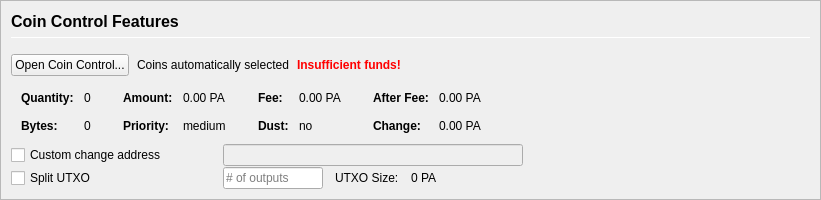
         <widget class="QFrame" name="frameCoinControl">
          <property name="sizePolicy">
           <sizepolicy hsizetype="Expanding" vsizetype="Expanding">
            <horstretch>0</horstretch>
            <verstretch>0</verstretch>
           </sizepolicy>
          </property>
          <property name="maximumSize">
           <size>
            <width>16777215</width>
            <height>16777215</height>
           </size>
          </property>
          <property name="frameShape">
           <enum>QFrame::StyledPanel</enum>
          </property>
          <property name="frameShadow">
           <enum>QFrame::Sunken</enum>
          </property>
          <layout class="QVBoxLayout" name="verticalLayoutCoinControl2">
           <property name="spacing">
            <number>0</number>
           </property>
           <property name="margin">
            <number>0</number>
           </property>
           <item>
            <widget class="QFrame" name="frameCoinControl_BG">
             <layout class="QVBoxLayout" name="verticalLayoutCoinControl" stretch="0,0,0,0,0,0">
              <property name="spacing">
               <number>1</number>
              </property>
              <property name="leftMargin">
               <number>10</number>
              </property>
              <property name="topMargin">
               <number>10</number>
              </property>
              <item>
               <layout class="QHBoxLayout" name="horizontalLayoutCoinControl1">
                <property name="bottomMargin">
                 <number>15</number>
                </property>
                <item>
                 <layout class="QVBoxLayout" name="verticalLayout_3">
                  <property name="spacing">
                   <number>6</number>
                  </property>
                  <item>
                   <widget class="QLabel" name="labelCoinControlFeatures">
                    <property name="sizePolicy">
                     <sizepolicy hsizetype="Preferred" vsizetype="Maximum">
                      <horstretch>0</horstretch>
                      <verstretch>0</verstretch>
                     </sizepolicy>
                    </property>
                    <property name="minimumSize">
                     <size>
                      <width>0</width>
                      <height>20</height>
                     </size>
                    </property>
                    <property name="font">
                     <font>
                      <pointsize>12</pointsize>
                      <weight>75</weight>
                      <bold>true</bold>
                     </font>
                    </property>
                    <property name="styleSheet">
                     <string notr="true">font-weight:bold;</string>
                    </property>
                    <property name="text">
                     <string>Coin Control Features</string>
                    </property>
                   </widget>
                  </item>
                  <item>
                   <widget class="Line" name="line">
                    <property name="minimumSize">
                     <size>
                      <width>0</width>
                      <height>1</height>
                     </size>
                    </property>
                    <property name="maximumSize">
                     <size>
                      <width>16777215</width>
                      <height>1</height>
                     </size>
                    </property>
                    <property name="orientation">
                     <enum>Qt::Horizontal</enum>
                    </property>
                   </widget>
                  </item>
                 </layout>
                </item>
               </layout>
              </item>
              <item>
               <layout class="QHBoxLayout" name="horizontalLayoutCoinControl2" stretch="0,0,0,0">
                <property name="spacing">
                 <number>8</number>
                </property>
                <property name="bottomMargin">
                 <number>10</number>
                </property>
                <item>
                 <widget class="QPushButton" name="pushButtonCoinControl">
                  <property name="styleSheet">
                   <string notr="true"/>
                  </property>
                  <property name="text">
                   <string>Open Coin Control...</string>
                  </property>
                  <property name="autoDefault">
                   <bool>false</bool>
                  </property>
                 </widget>
                </item>
                <item>
                 <widget class="QLabel" name="labelCoinControlAutomaticallySelected">
                  <property name="text">
                   <string>Coins automatically selected</string>
                  </property>
                  <property name="margin">
                   <number>5</number>
                  </property>
                 </widget>
                </item>
                <item>
                 <widget class="QLabel" name="labelCoinControlInsuffFunds">
                  <property name="font">
                   <font>
                    <weight>75</weight>
                    <bold>true</bold>
                   </font>
                  </property>
                  <property name="styleSheet">
                   <string notr="true">color:red;font-weight:bold;</string>
                  </property>
                  <property name="text">
                   <string>Insufficient funds!</string>
                  </property>
                  <property name="margin">
                   <number>5</number>
                  </property>
                 </widget>
                </item>
                <item>
                 <spacer name="horizontalSpacerCoinControl">
                  <property name="orientation">
                   <enum>Qt::Horizontal</enum>
                  </property>
                  <property name="sizeHint" stdset="0">
                   <size>
                    <width>40</width>
                    <height>1</height>
                   </size>
                  </property>
                 </spacer>
                </item>
               </layout>
              </item>
              <item>
               <widget class="QWidget" name="widgetCoinControl" native="true">
                <property name="sizePolicy">
                 <sizepolicy hsizetype="Preferred" vsizetype="Preferred">
                  <horstretch>0</horstretch>
                  <verstretch>0</verstretch>
                 </sizepolicy>
                </property>
                <property name="minimumSize">
                 <size>
                  <width>0</width>
                  <height>0</height>
                 </size>
                </property>
                <property name="styleSheet">
                 <string notr="true"/>
                </property>
                <layout class="QHBoxLayout" name="horizontalLayoutCoinControl5">
                 <property name="margin">
                  <number>0</number>
                 </property>
                 <item>
                  <layout class="QHBoxLayout" name="horizontalLayoutCoinControl3" stretch="0,0,0,1">
                   <property name="spacing">
                    <number>20</number>
                   </property>
                   <property name="topMargin">
                    <number>0</number>
                   </property>
                   <property name="bottomMargin">
                    <number>10</number>
                   </property>
                   <item>
                    <layout class="QFormLayout" name="formLayoutCoinControl1">
                     <property name="horizontalSpacing">
                      <number>10</number>
                     </property>
                     <property name="verticalSpacing">
                      <number>14</number>
                     </property>
                     <property name="leftMargin">
                      <number>10</number>
                     </property>
                     <property name="topMargin">
                      <number>4</number>
                     </property>
                     <property name="rightMargin">
                      <number>6</number>
                     </property>
                     <item row="0" column="0">
                      <widget class="QLabel" name="labelCoinControlQuantityText">
                       <property name="font">
                        <font>
                         <weight>75</weight>
                         <bold>true</bold>
                        </font>
                       </property>
                       <property name="text">
                        <string>Quantity:</string>
                       </property>
                       <property name="margin">
                        <number>0</number>
                       </property>
                      </widget>
                     </item>
                     <item row="0" column="1">
                      <widget class="QLabel" name="labelCoinControlQuantity">
                       <property name="cursor">
                        <cursorShape>IBeamCursor</cursorShape>
                       </property>
                       <property name="contextMenuPolicy">
                        <enum>Qt::ActionsContextMenu</enum>
                       </property>
                       <property name="text">
                        <string notr="true">0</string>
                       </property>
                       <property name="margin">
                        <number>0</number>
                       </property>
                       <property name="textInteractionFlags">
                        <set>Qt::LinksAccessibleByMouse|Qt::TextSelectableByKeyboard|Qt::TextSelectableByMouse</set>
                       </property>
                      </widget>
                     </item>
                     <item row="1" column="0">
                      <widget class="QLabel" name="labelCoinControlBytesText">
                       <property name="font">
                        <font>
                         <weight>75</weight>
                         <bold>true</bold>
                        </font>
                       </property>
                       <property name="text">
                        <string>Bytes:</string>
                       </property>
                      </widget>
                     </item>
                     <item row="1" column="1">
                      <widget class="QLabel" name="labelCoinControlBytes">
                       <property name="cursor">
                        <cursorShape>IBeamCursor</cursorShape>
                       </property>
                       <property name="contextMenuPolicy">
                        <enum>Qt::ActionsContextMenu</enum>
                       </property>
                       <property name="text">
                        <string notr="true">0</string>
                       </property>
                       <property name="textInteractionFlags">
                        <set>Qt::LinksAccessibleByMouse|Qt::TextSelectableByKeyboard|Qt::TextSelectableByMouse</set>
                       </property>
                      </widget>
                     </item>
                    </layout>
                   </item>
                   <item>
                    <layout class="QFormLayout" name="formLayoutCoinControl2">
                     <property name="horizontalSpacing">
                      <number>10</number>
                     </property>
                     <property name="verticalSpacing">
                      <number>14</number>
                     </property>
                     <property name="leftMargin">
                      <number>6</number>
                     </property>
                     <property name="topMargin">
                      <number>4</number>
                     </property>
                     <property name="rightMargin">
                      <number>6</number>
                     </property>
                     <item row="0" column="0">
                      <widget class="QLabel" name="labelCoinControlAmountText">
                       <property name="font">
                        <font>
                         <weight>75</weight>
                         <bold>true</bold>
                        </font>
                       </property>
                       <property name="text">
                        <string>Amount:</string>
                       </property>
                       <property name="margin">
                        <number>0</number>
                       </property>
                      </widget>
                     </item>
                     <item row="0" column="1">
                      <widget class="QLabel" name="labelCoinControlAmount">
                       <property name="cursor">
                        <cursorShape>IBeamCursor</cursorShape>
                       </property>
                       <property name="contextMenuPolicy">
                        <enum>Qt::ActionsContextMenu</enum>
                       </property>
                       <property name="text">
                        <string notr="true">0.00 PA</string>
                       </property>
                       <property name="textInteractionFlags">
                        <set>Qt::LinksAccessibleByMouse|Qt::TextSelectableByKeyboard|Qt::TextSelectableByMouse</set>
                       </property>
                      </widget>
                     </item>
                     <item row="1" column="0">
                      <widget class="QLabel" name="labelCoinControlPriorityText">
                       <property name="font">
                        <font>
                         <weight>75</weight>
                         <bold>true</bold>
                        </font>
                       </property>
                       <property name="text">
                        <string>Priority:</string>
                       </property>
                      </widget>
                     </item>
                     <item row="1" column="1">
                      <widget class="QLabel" name="labelCoinControlPriority">
                       <property name="cursor">
                        <cursorShape>IBeamCursor</cursorShape>
                       </property>
                       <property name="contextMenuPolicy">
                        <enum>Qt::ActionsContextMenu</enum>
                       </property>
                       <property name="text">
                        <string>medium</string>
                       </property>
                       <property name="textInteractionFlags">
                        <set>Qt::LinksAccessibleByMouse|Qt::TextSelectableByKeyboard|Qt::TextSelectableByMouse</set>
                       </property>
                      </widget>
                     </item>
                    </layout>
                   </item>
                   <item>
                    <layout class="QFormLayout" name="formLayoutCoinControl3">
                     <property name="horizontalSpacing">
                      <number>10</number>
                     </property>
                     <property name="verticalSpacing">
                      <number>14</number>
                     </property>
                     <property name="leftMargin">
                      <number>6</number>
                     </property>
                     <property name="topMargin">
                      <number>4</number>
                     </property>
                     <property name="rightMargin">
                      <number>6</number>
                     </property>
                     <item row="0" column="0">
                      <widget class="QLabel" name="labelCoinControlFeeText">
                       <property name="font">
                        <font>
                         <weight>75</weight>
                         <bold>true</bold>
                        </font>
                       </property>
                       <property name="text">
                        <string>Fee:</string>
                       </property>
                       <property name="margin">
                        <number>0</number>
                       </property>
                      </widget>
                     </item>
                     <item row="0" column="1">
                      <widget class="QLabel" name="labelCoinControlFee">
                       <property name="cursor">
                        <cursorShape>IBeamCursor</cursorShape>
                       </property>
                       <property name="contextMenuPolicy">
                        <enum>Qt::ActionsContextMenu</enum>
                       </property>
                       <property name="text">
                        <string notr="true">0.00 PA</string>
                       </property>
                       <property name="textInteractionFlags">
                        <set>Qt::LinksAccessibleByMouse|Qt::TextSelectableByKeyboard|Qt::TextSelectableByMouse</set>
                       </property>
                      </widget>
                     </item>
                     <item row="1" column="0">
                      <widget class="QLabel" name="labelCoinControlLowOutputText">
                       <property name="font">
                        <font>
                         <weight>75</weight>
                         <bold>true</bold>
                        </font>
                       </property>
                       <property name="text">
                        <string>Dust:</string>
                       </property>
                      </widget>
                     </item>
                     <item row="1" column="1">
                      <widget class="QLabel" name="labelCoinControlLowOutput">
                       <property name="cursor">
                        <cursorShape>IBeamCursor</cursorShape>
                       </property>
                       <property name="contextMenuPolicy">
                        <enum>Qt::ActionsContextMenu</enum>
                       </property>
                       <property name="text">
                        <string>no</string>
                       </property>
                       <property name="textInteractionFlags">
                        <set>Qt::LinksAccessibleByMouse|Qt::TextSelectableByKeyboard|Qt::TextSelectableByMouse</set>
                       </property>
                      </widget>
                     </item>
                    </layout>
                   </item>
                   <item>
                    <layout class="QFormLayout" name="formLayoutCoinControl4">
                     <property name="horizontalSpacing">
                      <number>10</number>
                     </property>
                     <property name="verticalSpacing">
                      <number>14</number>
                     </property>
                     <property name="leftMargin">
                      <number>6</number>
                     </property>
                     <property name="topMargin">
                      <number>4</number>
                     </property>
                     <property name="rightMargin">
                      <number>6</number>
                     </property>
                     <item row="0" column="0">
                      <widget class="QLabel" name="labelCoinControlAfterFeeText">
                       <property name="font">
                        <font>
                         <weight>75</weight>
                         <bold>true</bold>
                        </font>
                       </property>
                       <property name="text">
                        <string>After Fee:</string>
                       </property>
                       <property name="margin">
                        <number>0</number>
                       </property>
                      </widget>
                     </item>
                     <item row="0" column="1">
                      <widget class="QLabel" name="labelCoinControlAfterFee">
                       <property name="cursor">
                        <cursorShape>IBeamCursor</cursorShape>
                       </property>
                       <property name="contextMenuPolicy">
                        <enum>Qt::ActionsContextMenu</enum>
                       </property>
                       <property name="text">
                        <string notr="true">0.00 PA</string>
                       </property>
                       <property name="textInteractionFlags">
                        <set>Qt::LinksAccessibleByMouse|Qt::TextSelectableByKeyboard|Qt::TextSelectableByMouse</set>
                       </property>
                      </widget>
                     </item>
                     <item row="1" column="0">
                      <widget class="QLabel" name="labelCoinControlChangeText">
                       <property name="font">
                        <font>
                         <weight>75</weight>
                         <bold>true</bold>
                        </font>
                       </property>
                       <property name="text">
                        <string>Change:</string>
                       </property>
                      </widget>
                     </item>
                     <item row="1" column="1">
                      <widget class="QLabel" name="labelCoinControlChange">
                       <property name="cursor">
                        <cursorShape>IBeamCursor</cursorShape>
                       </property>
                       <property name="contextMenuPolicy">
                        <enum>Qt::ActionsContextMenu</enum>
                       </property>
                       <property name="text">
                        <string notr="true">0.00 PA</string>
                       </property>
                       <property name="textInteractionFlags">
                        <set>Qt::LinksAccessibleByMouse|Qt::TextSelectableByKeyboard|Qt::TextSelectableByMouse</set>
                       </property>
                      </widget>
                     </item>
                    </layout>
                   </item>
                  </layout>
                 </item>
                </layout>
               </widget>
              </item>
              <item>
               <layout class="QHBoxLayout" name="horizontalLayoutCoinControl4">
                <property name="spacing">
                 <number>12</number>
                </property>
                <property name="sizeConstraint">
                 <enum>QLayout::SetDefaultConstraint</enum>
                </property>
                <property name="topMargin">
                 <number>0</number>
                </property>
                <property name="rightMargin">
                 <number>0</number>
                </property>
                <item>
                 <widget class="QCheckBox" name="checkBoxCoinControlChange">
                  <property name="sizePolicy">
                   <sizepolicy hsizetype="Preferred" vsizetype="Preferred">
                    <horstretch>0</horstretch>
                    <verstretch>0</verstretch>
                   </sizepolicy>
                  </property>
                  <property name="minimumSize">
                   <size>
                    <width>200</width>
                    <height>0</height>
                   </size>
                  </property>
                  <property name="maximumSize">
                   <size>
                    <width>200</width>
                    <height>16777215</height>
                   </size>
                  </property>
                  <property name="toolTip">
                   <string>If this is activated, but the change address is empty or invalid, change will be sent to a newly generated address.</string>
                  </property>
                  <property name="text">
                   <string>Custom change address</string>
                  </property>
                 </widget>
                </item>
                <item>
                 <widget class="QValidatedLineEdit" name="lineEditCoinControlChange">
                  <property name="enabled">
                   <bool>false</bool>
                  </property>
                  <property name="sizePolicy">
                   <sizepolicy hsizetype="Preferred" vsizetype="Preferred">
                    <horstretch>0</horstretch>
                    <verstretch>0</verstretch>
                   </sizepolicy>
                  </property>
                  <property name="minimumSize">
                   <size>
                    <width>300</width>
                    <height>0</height>
                   </size>
                  </property>
                 </widget>
                </item>
                <item>
                 <widget class="QLabel" name="labelCoinControlChangeLabel">
                  <property name="sizePolicy">
                   <sizepolicy hsizetype="Preferred" vsizetype="Preferred">
                    <horstretch>0</horstretch>
                    <verstretch>0</verstretch>
                   </sizepolicy>
                  </property>
                  <property name="minimumSize">
                   <size>
                    <width>100</width>
                    <height>0</height>
                   </size>
                  </property>
                  <property name="text">
                   <string/>
                  </property>
                  <property name="margin">
                   <number>3</number>
                  </property>
                 </widget>
                </item>
               </layout>
              </item>
              <item>
               <layout class="QHBoxLayout" name="horizontalLayoutCoinControl6">
                <property name="spacing">
                 <number>12</number>
                </property>
                <property name="rightMargin">
                 <number>0</number>
                </property>
                <item>
                 <widget class="QCheckBox" name="splitBlockCheckBox">
                  <property name="sizePolicy">
                   <sizepolicy hsizetype="Preferred" vsizetype="Preferred">
                    <horstretch>0</horstretch>
                    <verstretch>0</verstretch>
                   </sizepolicy>
                  </property>
                  <property name="minimumSize">
                   <size>
                    <width>200</width>
                    <height>0</height>
                   </size>
                  </property>
                  <property name="maximumSize">
                   <size>
                    <width>200</width>
                    <height>16777215</height>
                   </size>
                  </property>
                  <property name="text">
                   <string>Split UTXO</string>
                  </property>
                 </widget>
                </item>
                <item>
                 <widget class="QLineEdit" name="splitBlockLineEdit">
                  <property name="sizePolicy">
                   <sizepolicy hsizetype="Preferred" vsizetype="Preferred">
                    <horstretch>50</horstretch>
                    <verstretch>0</verstretch>
                   </sizepolicy>
                  </property>
                  <property name="minimumSize">
                   <size>
                    <width>100</width>
                    <height>0</height>
                   </size>
                  </property>
                  <property name="maximumSize">
                   <size>
                    <width>100</width>
                    <height>16777215</height>
                   </size>
                  </property>
                  <property name="placeholderText">
                   <string># of outputs</string>
                  </property>
                 </widget>
                </item>
                <item>
                 <widget class="QLabel" name="labelBlockSizeText">
                  <property name="text">
                   <string>UTXO Size:</string>
                  </property>
                 </widget>
                </item>
                <item>
                 <widget class="QLabel" name="labelBlockSize">
                  <property name="text">
                   <string>0 PA</string>
                  </property>
                 </widget>
                </item>
                <item>
                 <spacer name="horizontalSpacer_7">
                  <property name="orientation">
                   <enum>Qt::Horizontal</enum>
                  </property>
                  <property name="sizeHint" stdset="0">
                   <size>
                    <width>40</width>
                    <height>20</height>
                   </size>
                  </property>
                 </spacer>
                </item>
               </layout>
              </item>
              <item>
               <spacer name="verticalSpacerCoinControl">
                <property name="orientation">
                 <enum>Qt::Vertical</enum>
                </property>
                <property name="sizeHint" stdset="0">
                 <size>
                  <width>800</width>
                  <height>1</height>
                 </size>
                </property>
               </spacer>
              </item>
             </layout>
            </widget>
           </item>
          </layout>
         </widget>
